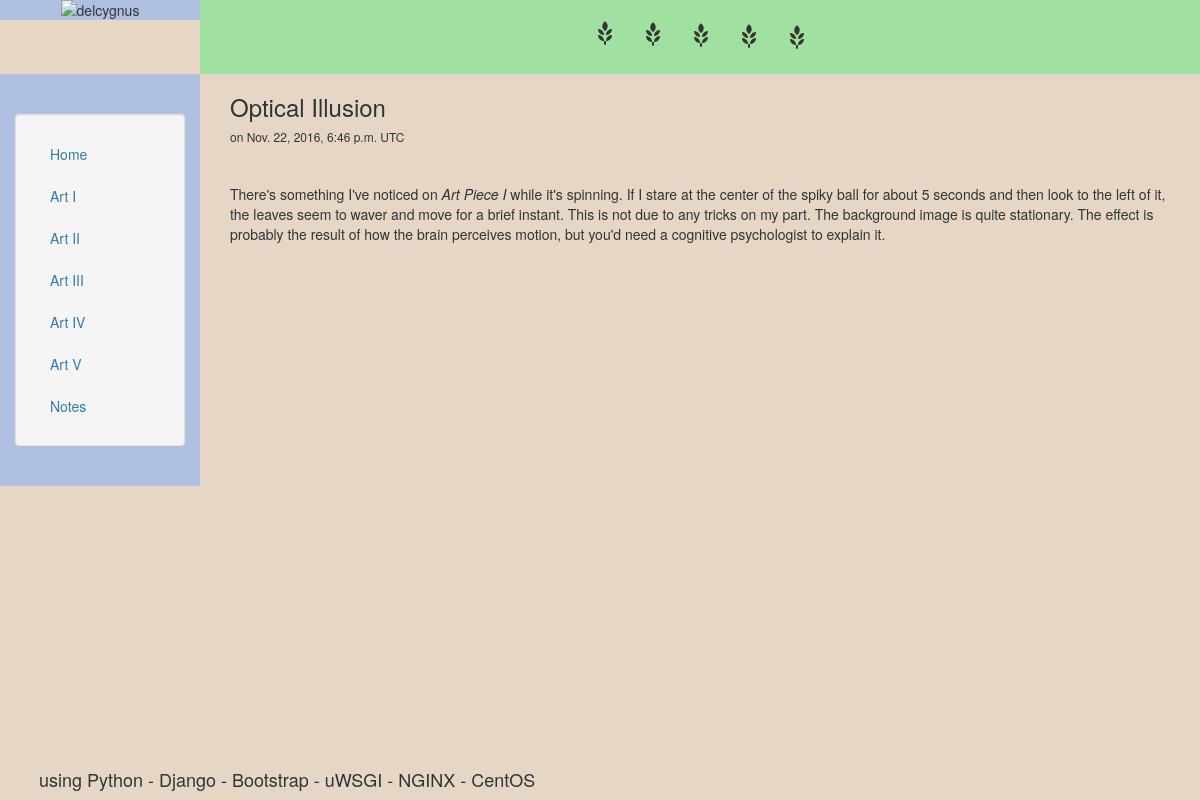
/notes/1, run on the app's committed database.
### notesapp/models.py (models this page shows, shortened)
class NotesDB( models.Model ) :
    title = models.CharField( max_length=80 )
    text = models.TextField( )
    created_at = models.DateTimeField( auto_now_add=True )
    modified_at = models.DateTimeField( auto_now=True )

### notesapp/templates/notesapp/note.html
{% extends "homeapp/header.html" %}
{% block content_title %}
    <span class="glyphicon glyphicon-grain">
    <span class="glyphicon glyphicon-grain">
    <span class="glyphicon glyphicon-grain">
    <span class="glyphicon glyphicon-grain">
    <span class="glyphicon glyphicon-grain">
{% endblock %}
{% block content %}
    <h3>{{object.title}}</h3>
    <h6>on {{object.modified_at}} UTC</h6>
        <br>
        <p>{{object.text|safe|linebreaks}}</p>
{% endblock %}

### homeapp/templates/homeapp/header.html (style rules this page uses)
html, body { height:100% }

### data on the page
NotesDB: title "Optical Illusion", modified_at "Nov. 22, 2016, 6:46 p.m.", text "There's something I've noticed on Art Piece I while it's spinning. If I stare at the center of the spiky ball for about 5 seconds and then look to the left of it, the leaves seem to waver and move for a brief instant. This is not due to any tricks on my part. The background image is quite stationary. The effect is probably the result of how the brain perceives motion, but you'd need a cognitive psychologist to explain it."
